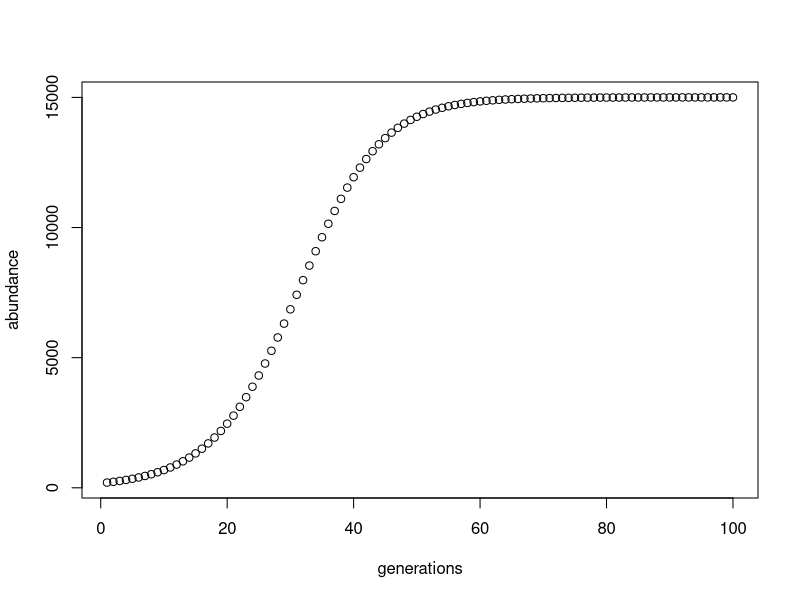

This chart was generated by the following R code:
# Problem #2 time-growth model 
# From Lab 7
growth_model <- function(n_init = 100, gen = 100, r = 0.2, K = 20000){
  # Prealllocate abundance vector
  abundance <- rep(n_init, gen)
  # Run the model and plot
  for(i in 2:gen){
    abundance[i] <- abundance[i-1] + (r*abundance[i - 1]*(K - abundance[i - 1])/K)
  }
  plot(1:gen, abundance, xlab = "generations")
  return(abundance)
}

# Implement the function
# Put in initial conditions
generations <- 1:100
n_init <- 200
r <- .15
K <- 15000
abundance <- growth_model(n_init, length(generations), r, K)
# write data to an r file 
data <- cbind(generations, abundance)
setwd("/home/darin/Documents/ComputationalBioLabsandHW/Lab08/")
write.csv(data, file = "growth_model_data.csv")

